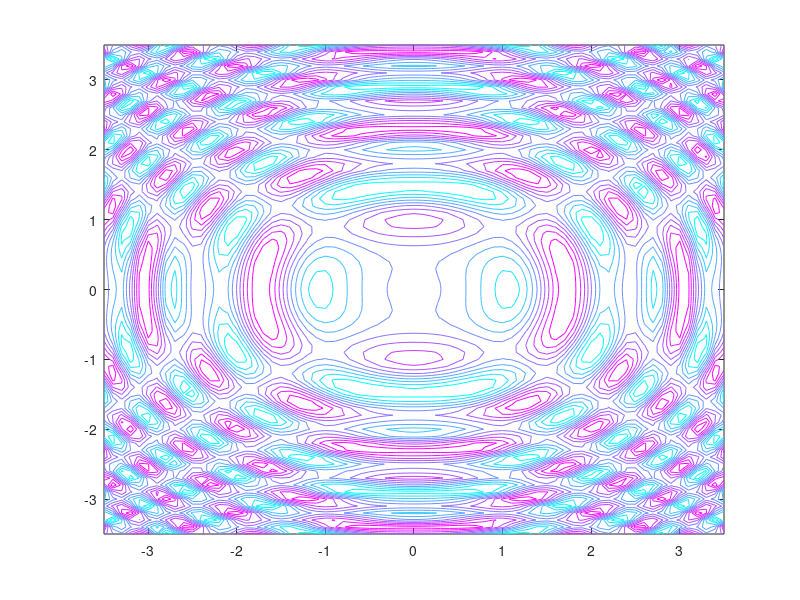

The MATLAB script that drew this image: (Note: this script raises an error after producing the figure.)
%% 
% Name: Mukesh Aryal
% 
% Student ID: 268456

[X,Y]=meshgrid(-3.5:0.1:3.5);
R1=2.*X.^2+Y.^2+2;
R2=X.^2+3*Y.^2+3;
Z=sin(R1)+cos(R2);
hf=surf(X,Y,Z,'FaceColor','interp');
colormap('cool'), title('Surf Plot');
camlight;
lightangle(45,0)
material shiny;
view([90,-45])
xlabel('x'),ylabel('y'),zlabel('z');

contour(X,Y,Z);
colormap('parula'), title('Contour Plot');
camlight;
lightangle(40,90)
material shiny;
view([90,90])
xlabel('x'),ylabel('y');